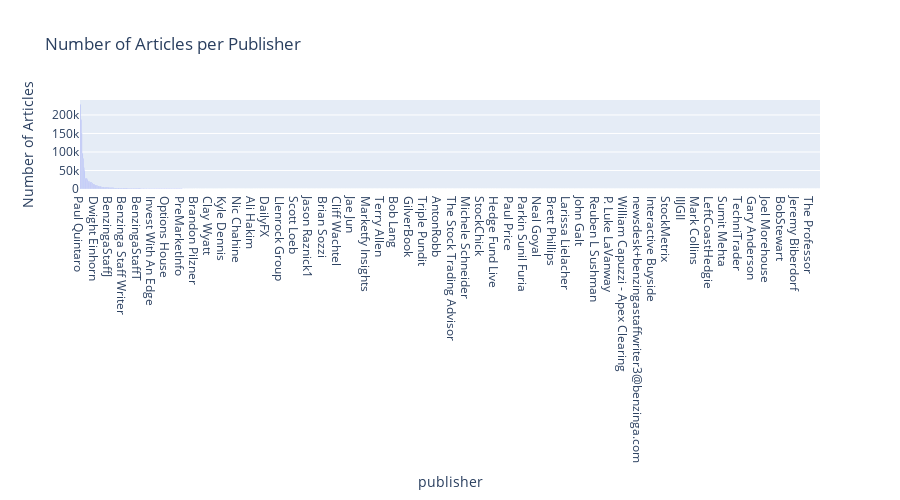

Notebook code for this chart:
### Markdown cell above
##### Let us count the number of articles per publisher which is to identify which publishers are most active

### Code cell
#The number of articles per publisher
publisher_count = finance_df['publisher'].value_counts()

fig = px.bar(publisher_count, x=publisher_count.index, y=publisher_count.values, height=500,
               labels={'x': 'Publisher', 'y': 'Number of Articles'},
               title='Number of Articles per Publisher')
fig.update_layout(xaxis={"categoryorder": "total descending"})
fig.show()

### Figure 1 — Plotly figure (JSON) as saved in the notebook; plotly's stock layout.template omitted (floating-point values rounded to 4 significant figures; data arrays with more than 128 entries replaced by an {"elided": "..."} marker saying what was removed)
{"data": [{"hovertemplate": "publisher=%{x}<br>Number of Articles=%{y}<extra></extra>", "legendgroup": "", "marker": {"color": "#636efa", "pattern": {"shape": ""}}, "name": "", "orientation": "v", "showlegend": false, "textposition": "auto", "type": "bar", "x": {"elided": "1034 str values"}, "xaxis": "x", "y": {"elided": "1034 int values"}, "yaxis": "y"}], "layout": {"barmode": "relative", "height": 500, "legend": {"tracegroupgap": 0}, "title": {"text": "Number of Articles per Publisher"}, "xaxis": {"anchor": "y", "categoryorder": "total descending", "domain": [0, 1], "title": {"text": "publisher"}}, "yaxis": {"anchor": "x", "domain": [0, 1], "title": {"text": "Number of Articles"}}}}
